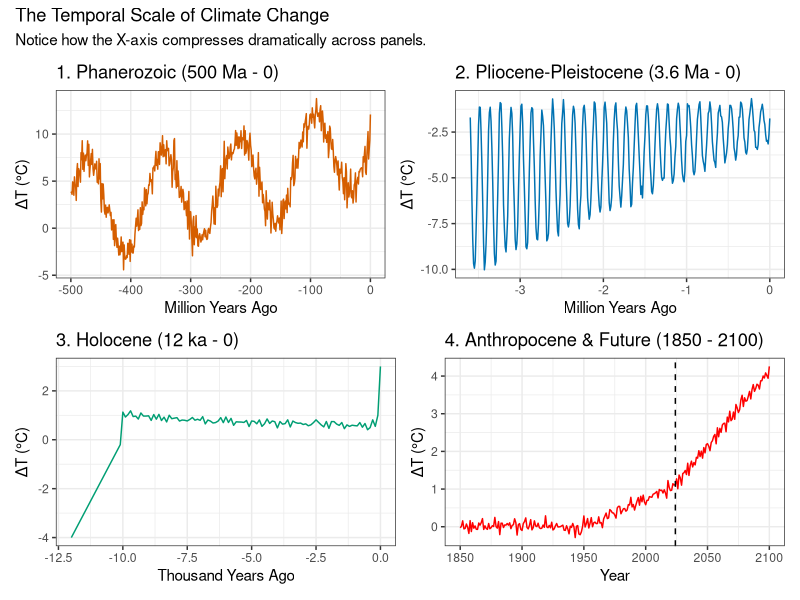
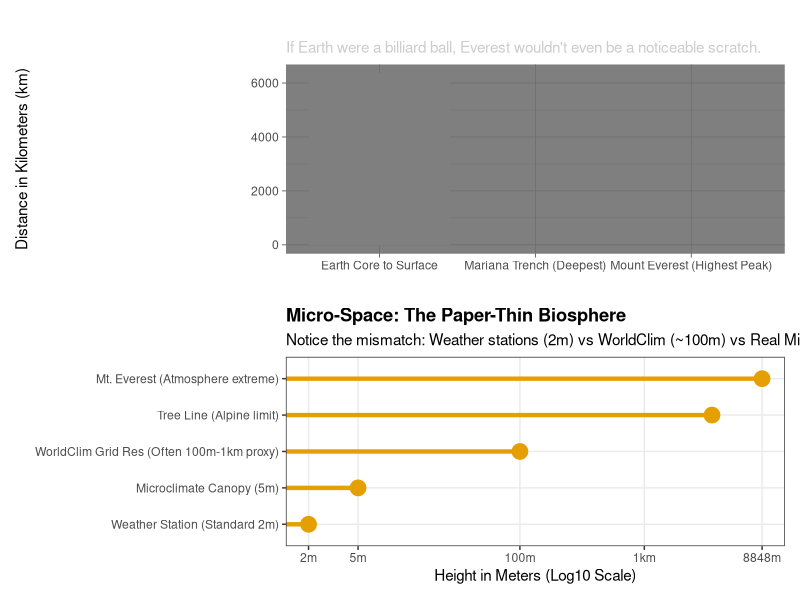
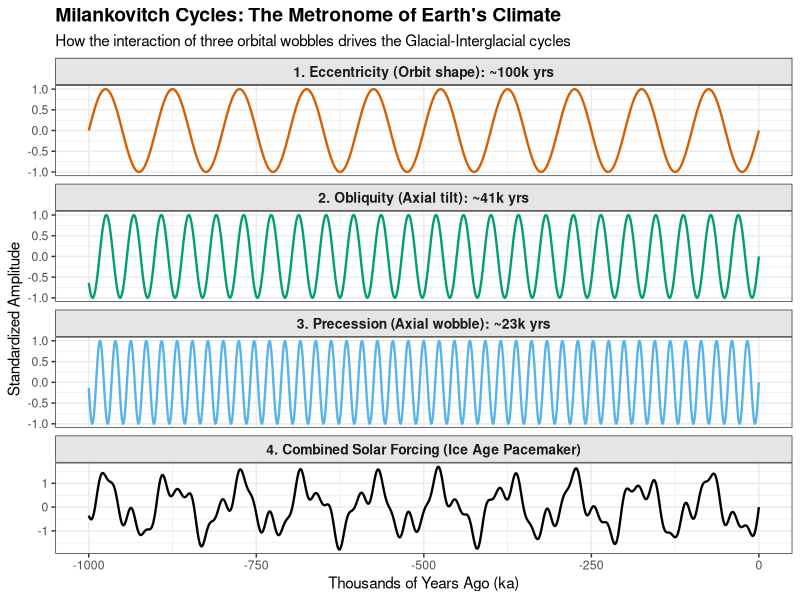

Source code (R) for these figures, in order:
# ==============================================================================
# Day 10: The Scales of Time and Space in Macroecology
# ==============================================================================

# Install required packages if missing
# install.packages(c("ggplot2", "data.table", "patchwork"))

library(ggplot2)
library(data.table)
library(patchwork)

# ------------------------------------------------------------------------------
# Part 1: The Temporal Scale (Simulating Deep Time to Future Climate)
# ------------------------------------------------------------------------------
cat("Generating scientifically representative climate curves across 4 time scales...\n")

# Note: For teaching, we simulate curves that mimic the exact shape of real proxy data
# (e.g., Zachos 2001 for Deep Time, EPICA Ice Cores for Pleistocene, CMIP6 for Future).

# 1.1 Phanerozoic (500 Million Years Ago to Present)
# Mimicking major greenhouse (Mesozoic) and icehouse periods.
dt_500ma <- data.table(Time_Ma = seq(-500, 0, by = 1))
dt_500ma[, TempAnomaly := 5 * sin(Time_Ma / 20) + 10 * exp(Time_Ma / 300) + rnorm(.N, 0, 1)]

# 1.2 Pliocene-Pleistocene (3.6 Million Years Ago to Present)
# Mimicking Milankovitch cycles (41k to 100k year glaciation cycles)
dt_3ma <- data.table(Time_Ma = seq(-3.6, 0, by = 0.01))
dt_3ma[, amplitude := 1 + abs(Time_Ma)] # Glacial cycles get stronger near present
dt_3ma[, TempAnomaly := amplitude * sin(Time_Ma * 50) - 2 + rnorm(.N, 0, 0.2) + (Time_Ma)]

# 1.3 Holocene (12,000 Years Ago to Present)
# Mimicking the rapid warming from the Younger Dryas/LGM, Holocene optimum, and stability.
dt_12ka <- data.table(Time_ka = seq(-12, 0, by = 0.1))
# Rapid rise, then flat with slight cooling, and sudden modern spike
dt_12ka[, TempAnomaly := fcase(
  Time_ka < -10, (Time_ka + 12) * 2 - 4,
  Time_ka >= -10 & Time_ka < -0.1, -0.5 * (Time_ka + 10)/10 + 1 + rnorm(.N, 0, 0.1),
  Time_ka >= -0.1, 1 + (Time_ka + 0.1) * 20
)]

# 1.4 Anthropocene (1850 to 2100)
# Historical instrument records + CMIP6 SSP5-8.5 Future Projections
dt_2100 <- data.table(Year = seq(1850, 2100, by = 1))
dt_2100[, TempAnomaly := fcase(
  Year <= 1950, rnorm(.N, 0, 0.1),
  Year > 1950 & Year <= 2024, 0.015 * (Year - 1950) + rnorm(.N, 0, 0.1),
  Year > 2024, 1.11 + 0.04 * (Year - 2024) + rnorm(.N, 0, 0.1)
)]

# Plotting the 4 Time Scales
p_500ma <- ggplot(dt_500ma, aes(x = Time_Ma, y = TempAnomaly)) + 
  geom_line(color = "#D55E00") + theme_bw() + 
  labs(title = "1. Phanerozoic (500 Ma - 0)", x = "Million Years Ago", y = "ΔT (°C)")

p_3ma <- ggplot(dt_3ma, aes(x = Time_Ma, y = TempAnomaly)) + 
  geom_line(color = "#0072B2") + theme_bw() + 
  labs(title = "2. Pliocene-Pleistocene (3.6 Ma - 0)", x = "Million Years Ago", y = "ΔT (°C)")

p_12ka <- ggplot(dt_12ka, aes(x = Time_ka, y = TempAnomaly)) + 
  geom_line(color = "#009E73") + theme_bw() + 
  labs(title = "3. Holocene (12 ka - 0)", x = "Thousand Years Ago", y = "ΔT (°C)")

p_2100 <- ggplot(dt_2100, aes(x = Year, y = TempAnomaly)) + 
  geom_line(color = "red") + geom_vline(xintercept = 2024, linetype="dashed") + theme_bw() + 
  labs(title = "4. Anthropocene & Future (1850 - 2100)", x = "Year", y = "ΔT (°C)")

time_plot <- (p_500ma | p_3ma) / (p_12ka | p_2100) + 
  plot_annotation(title = "The Temporal Scale of Climate Change", 
                  subtitle = "Notice how the X-axis compresses dramatically across panels.")
print(time_plot)

# ------------------------------------------------------------------------------
# Part 2: The Spatial Scale (Earth Geometry vs. The Biosphere)
# ------------------------------------------------------------------------------
cat("Generating spatial scale comparisons...\n")

# 2.1 Macro-Space: Earth Radius vs Mount Everest
# Earth Radius: ~6371 km. Everest: ~8.848 km. 
macro_dt <- data.table(
  Category = c("Earth Core to Surface", "Mount Everest (Highest Peak)", "Mariana Trench (Deepest)"),
  Value_km = c(6371, 8.848, -10.994)
)

# A bar plot to show how statistically invisible the topography is compared to the radius
p_macro <- ggplot(macro_dt, aes(x = Category, y = Value_km, fill = Category)) +
  geom_bar(stat = "identity") +
  scale_fill_manual(values = c("gray50", "white", "black"), guide = "none") +
  labs(title = "Macro-Space: The Smooth Earth",
       subtitle = "If Earth were a billiard ball, Everest wouldn't even be a noticeable scratch.",
       y = "Distance in Kilometers (km)", x = "") +
  theme_dark() +
  theme(plot.title = element_text(face = "bold", color = "white"),
        plot.subtitle = element_text(color = "gray80"))

# 2.2 Micro-Space: The Paper-Thin Biosphere
# Comparing vertical layers where life actually interacts with climate
micro_dt <- data.table(
  Level = c(
    "Mt. Everest (Atmosphere extreme)", 
    "Tree Line (Alpine limit)", 
    "WorldClim Grid Res (Often 100m-1km proxy)", 
    "Microclimate Canopy (5m)", 
    "Weather Station (Standard 2m)"
  ),
  Height_m = c(8848, 3500, 100, 5, 2)
)

# Reorder factors for logical vertical plotting
micro_dt[, Level := factor(Level, levels = rev(Level))]

# We use a logarithmic scale to make the 2m and 5m levels visible relative to 8848m
p_micro <- ggplot(micro_dt, aes(x = Height_m, y = Level)) +
  geom_point(size = 5, color = "#E69F00") +
  geom_segment(aes(x = 0, xend = Height_m, y = Level, yend = Level), color = "#E69F00", size = 1.5) +
  scale_x_log10(breaks = c(1, 2, 5, 100, 1000, 8848), labels = c("1m", "2m", "5m", "100m", "1km", "8848m")) +
  labs(title = "Micro-Space: The Paper-Thin Biosphere",
       subtitle = "Notice the mismatch: Weather stations (2m) vs WorldClim (~100m) vs Real Microclimates (0-5m)",
       x = "Height in Meters (Log10 Scale)", y = "") +
  theme_bw() +
  theme(plot.title = element_text(face = "bold"),
        panel.grid.minor.x = element_blank())

space_plot <- p_macro / p_micro
print(space_plot)

# ------------------------------------------------------------------------------
# Step 1.5: The Pacemaker of the Ice Ages (Milankovitch Cycles)
# ------------------------------------------------------------------------------
cat("Simulating Milankovitch orbital cycles over the last 1 million years...\n")

# Load required packages
library(data.table)
library(ggplot2)
library(patchwork)

# Define the time sequence: Last 1 Million Years (from -1000 ka to 0)
milankovitch_dt <- data.table(Time_ka = seq(-1000, 0, by = 1))

# 1. Eccentricity (~100,000 year cycle)
# Controls the shape of the orbit. Influences total annual solar radiation.
milankovitch_dt[, Eccentricity := sin(2 * pi * Time_ka / 100)]

# 2. Obliquity (~41,000 year cycle)
# Controls the axial tilt (22.1 to 24.5 degrees). Drives the strength of seasonality.
milankovitch_dt[, Obliquity := sin(2 * pi * Time_ka / 41)]

# 3. Precession (~23,000 year cycle)
# The axial wobble. Determines which hemisphere faces the sun at closest approach (perihelion).
milankovitch_dt[, Precession := sin(2 * pi * Time_ka / 23)]

# 4. Combined Solar Forcing (Simplified Insolation model)
# The complex Glacial-Interglacial climate curve is essentially the mathematical sum 
# (with varying weights) of these three orbital interacting waves.
milankovitch_dt[, Combined_Forcing := Eccentricity + (0.5 * Obliquity) + (0.3 * Precession)]

# ------------------------------------------------------------------------------
# Visualization: The Architecture of Climate Cycles
# ------------------------------------------------------------------------------
cat("Plotting the individual orbital waves and their combined forcing...\n")

# Melt the data.table to long format for easy facet plotting with ggplot2
mil_long <- melt(milankovitch_dt, 
                 id.vars = "Time_ka", 
                 measure.vars = c("Eccentricity", "Obliquity", "Precession", "Combined_Forcing"),
                 variable.name = "Cycle_Type", 
                 value.name = "Amplitude")

# Assign specific labels to make the plot highly educational
mil_long[, Cycle_Label := fcase(
  Cycle_Type == "Eccentricity", "1. Eccentricity (Orbit shape): ~100k yrs",
  Cycle_Type == "Obliquity",    "2. Obliquity (Axial tilt): ~41k yrs",
  Cycle_Type == "Precession",   "3. Precession (Axial wobble): ~23k yrs",
  Cycle_Type == "Combined_Forcing", "4. Combined Solar Forcing (Ice Age Pacemaker)"
)]

# Convert to factor to preserve the plotting order
mil_long[, Cycle_Label := factor(Cycle_Label, levels = unique(Cycle_Label))]

# Define distinct colors for the physics vs. the resulting climate
cycle_colors <- c("#D55E00", "#009E73", "#56B4E9", "black")

# Create the multi-panel plot
milankovitch_plot <- ggplot(mil_long, aes(x = Time_ka, y = Amplitude, color = Cycle_Type)) +
  geom_line(size = 0.8) +
  scale_color_manual(values = cycle_colors, guide = "none") +
  facet_wrap(~ Cycle_Label, ncol = 1, scales = "free_y") +
  labs(title = "Milankovitch Cycles: The Metronome of Earth's Climate",
       subtitle = "How the interaction of three orbital wobbles drives the Glacial-Interglacial cycles",
       x = "Thousands of Years Ago (ka)",
       y = "Standardized Amplitude") +
  theme_bw() +
  theme(plot.title = element_text(face = "bold", size = 14),
        strip.background = element_rect(fill = "gray90"),
        strip.text = element_text(face = "bold", size = 10))

print(milankovitch_plot)
